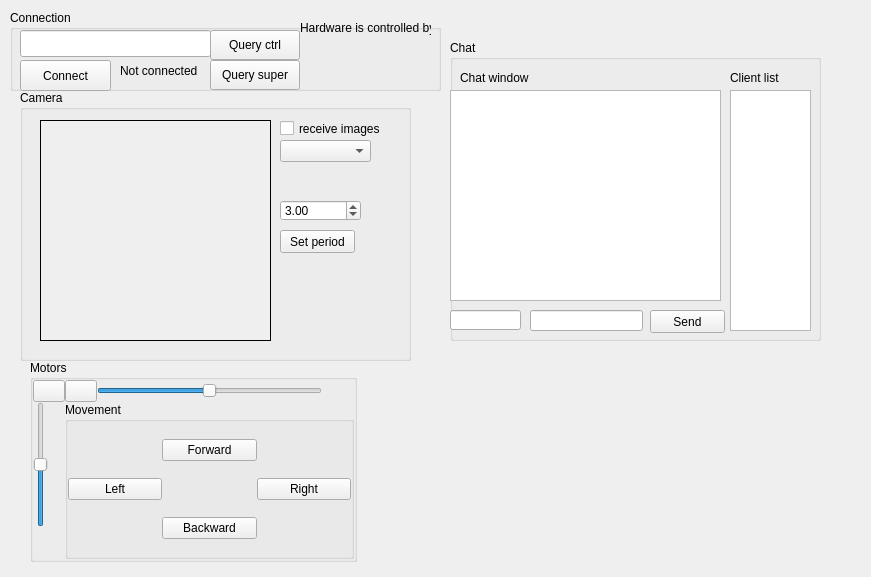
<?xml version="1.0" encoding="UTF-8"?>
<ui version="4.0">
 <class>ClientGui</class>
 <widget class="QWidget" name="ClientGui">
  <property name="geometry">
   <rect>
    <x>0</x>
    <y>0</y>
    <width>871</width>
    <height>577</height>
   </rect>
  </property>
  <property name="windowTitle">
   <string>Car ctrl client</string>
  </property>
  <widget class="QGroupBox" name="groupBox_2">
   <property name="geometry">
    <rect>
     <x>450</x>
     <y>40</y>
     <width>371</width>
     <height>301</height>
    </rect>
   </property>
   <property name="title">
    <string>Chat</string>
   </property>
   <widget class="QPushButton" name="send">
    <property name="geometry">
     <rect>
      <x>200</x>
      <y>270</y>
      <width>75</width>
      <height>23</height>
     </rect>
    </property>
    <property name="text">
     <string>Send</string>
    </property>
   </widget>
   <widget class="QListWidget" name="clientList">
    <property name="geometry">
     <rect>
      <x>280</x>
      <y>50</y>
      <width>81</width>
      <height>241</height>
     </rect>
    </property>
   </widget>
   <widget class="QTextBrowser" name="chat">
    <property name="geometry">
     <rect>
      <x>0</x>
      <y>50</y>
      <width>271</width>
      <height>211</height>
     </rect>
    </property>
   </widget>
   <widget class="QLineEdit" name="message">
    <property name="geometry">
     <rect>
      <x>80</x>
      <y>270</y>
      <width>113</width>
      <height>21</height>
     </rect>
    </property>
    <property name="toolTip">
     <string>Chat message window. Enter some text and press &quot;Send&quot; button on the left.</string>
    </property>
   </widget>
   <widget class="QLabel" name="label">
    <property name="geometry">
     <rect>
      <x>10</x>
      <y>30</y>
      <width>101</width>
      <height>16</height>
     </rect>
    </property>
    <property name="text">
     <string>Chat window</string>
    </property>
   </widget>
   <widget class="QLineEdit" name="userName">
    <property name="geometry">
     <rect>
      <x>0</x>
      <y>270</y>
      <width>71</width>
      <height>20</height>
     </rect>
    </property>
    <property name="toolTip">
     <string>User name. It's used for user identification in chat window.</string>
    </property>
   </widget>
   <widget class="QLabel" name="label_2">
    <property name="geometry">
     <rect>
      <x>280</x>
      <y>30</y>
      <width>71</width>
      <height>16</height>
     </rect>
    </property>
    <property name="text">
     <string>Client list</string>
    </property>
   </widget>
  </widget>
  <widget class="QGroupBox" name="groupBox_3">
   <property name="geometry">
    <rect>
     <x>20</x>
     <y>90</y>
     <width>391</width>
     <height>271</height>
    </rect>
   </property>
   <property name="title">
    <string>Camera</string>
   </property>
   <widget class="QPushButton" name="setPeriod">
    <property name="geometry">
     <rect>
      <x>260</x>
      <y>140</y>
      <width>75</width>
      <height>23</height>
     </rect>
    </property>
    <property name="text">
     <string>Set period</string>
    </property>
   </widget>
   <widget class="QComboBox" name="resolutions">
    <property name="geometry">
     <rect>
      <x>260</x>
      <y>50</y>
      <width>91</width>
      <height>22</height>
     </rect>
    </property>
   </widget>
   <widget class="QDoubleSpinBox" name="doubleSpinBox">
    <property name="geometry">
     <rect>
      <x>260</x>
      <y>110</y>
      <width>81</width>
      <height>21</height>
     </rect>
    </property>
    <property name="minimum">
     <double>0.500000000000000</double>
    </property>
    <property name="maximum">
     <double>60.000000000000000</double>
    </property>
    <property name="singleStep">
     <double>0.250000000000000</double>
    </property>
    <property name="value">
     <double>3.000000000000000</double>
    </property>
   </widget>
   <widget class="QCheckBox" name="receiveImages">
    <property name="geometry">
     <rect>
      <x>260</x>
      <y>30</y>
      <width>131</width>
      <height>17</height>
     </rect>
    </property>
    <property name="text">
     <string>receive images</string>
    </property>
   </widget>
   <widget class="QLabel" name="image">
    <property name="geometry">
     <rect>
      <x>20</x>
      <y>30</y>
      <width>231</width>
      <height>221</height>
     </rect>
    </property>
    <property name="autoFillBackground">
     <bool>true</bool>
    </property>
    <property name="frameShape">
     <enum>QFrame::Panel</enum>
    </property>
    <property name="text">
     <string/>
    </property>
   </widget>
  </widget>
  <widget class="QGroupBox" name="groupBox_4">
   <property name="geometry">
    <rect>
     <x>30</x>
     <y>360</y>
     <width>327</width>
     <height>202</height>
    </rect>
   </property>
   <property name="title">
    <string>Motors</string>
   </property>
   <layout class="QGridLayout" name="gridLayout_2">
    <property name="margin">
     <number>0</number>
    </property>
    <property name="spacing">
     <number>0</number>
    </property>
    <item row="0" column="0">
     <widget class="QPushButton" name="motoEn">
      <property name="maximumSize">
       <size>
        <width>32</width>
        <height>32</height>
       </size>
      </property>
      <property name="text">
       <string/>
      </property>
      <property name="icon">
       <iconset resource="images.qrc">
        <normaloff>:/images/arrow.png</normaloff>:/images/arrow.png</iconset>
      </property>
      <property name="iconSize">
       <size>
        <width>32</width>
        <height>32</height>
       </size>
      </property>
      <property name="checkable">
       <bool>true</bool>
      </property>
     </widget>
    </item>
    <item row="0" column="1">
     <widget class="QPushButton" name="servoEn">
      <property name="maximumSize">
       <size>
        <width>32</width>
        <height>32</height>
       </size>
      </property>
      <property name="text">
       <string/>
      </property>
      <property name="icon">
       <iconset resource="images.qrc">
        <normaloff>:/images/arrow.png</normaloff>:/images/arrow.png</iconset>
      </property>
      <property name="iconSize">
       <size>
        <width>32</width>
        <height>32</height>
       </size>
      </property>
      <property name="checkable">
       <bool>true</bool>
      </property>
     </widget>
    </item>
    <item row="0" column="2">
     <widget class="QSlider" name="servoSl1">
      <property name="minimum">
       <number>-45</number>
      </property>
      <property name="maximum">
       <number>45</number>
      </property>
      <property name="singleStep">
       <number>5</number>
      </property>
      <property name="orientation">
       <enum>Qt::Horizontal</enum>
      </property>
     </widget>
    </item>
    <item row="0" column="3">
     <widget class="QLabel" name="servo1">
      <property name="minimumSize">
       <size>
        <width>32</width>
        <height>0</height>
       </size>
      </property>
      <property name="maximumSize">
       <size>
        <width>32</width>
        <height>16777215</height>
       </size>
      </property>
      <property name="text">
       <string/>
      </property>
     </widget>
    </item>
    <item row="1" column="0">
     <widget class="QSlider" name="servoSl2">
      <property name="minimum">
       <number>-45</number>
      </property>
      <property name="maximum">
       <number>45</number>
      </property>
      <property name="singleStep">
       <number>5</number>
      </property>
      <property name="orientation">
       <enum>Qt::Vertical</enum>
      </property>
     </widget>
    </item>
    <item row="1" column="1" rowspan="2" colspan="3">
     <widget class="QGroupBox" name="groupBox">
      <property name="title">
       <string>Movement</string>
      </property>
      <layout class="QGridLayout" name="gridLayout">
       <property name="margin">
        <number>0</number>
       </property>
       <property name="spacing">
        <number>0</number>
       </property>
       <item row="0" column="1">
        <widget class="QPushButton" name="fwd">
         <property name="text">
          <string>Forward</string>
         </property>
        </widget>
       </item>
       <item row="1" column="0">
        <widget class="QPushButton" name="left">
         <property name="text">
          <string>Left</string>
         </property>
        </widget>
       </item>
       <item row="1" column="2">
        <widget class="QPushButton" name="right">
         <property name="text">
          <string>Right</string>
         </property>
        </widget>
       </item>
       <item row="2" column="1">
        <widget class="QPushButton" name="bwd">
         <property name="text">
          <string>Backward</string>
         </property>
        </widget>
       </item>
       <item row="0" column="0">
        <widget class="QLabel" name="dir1">
         <property name="text">
          <string/>
         </property>
        </widget>
       </item>
       <item row="0" column="2">
        <widget class="QLabel" name="dir2">
         <property name="text">
          <string/>
         </property>
        </widget>
       </item>
      </layout>
     </widget>
    </item>
    <item row="2" column="0">
     <widget class="QLabel" name="servo2">
      <property name="minimumSize">
       <size>
        <width>32</width>
        <height>32</height>
       </size>
      </property>
      <property name="maximumSize">
       <size>
        <width>32</width>
        <height>16777215</height>
       </size>
      </property>
      <property name="text">
       <string/>
      </property>
     </widget>
    </item>
   </layout>
  </widget>
  <widget class="QGroupBox" name="groupBox_5">
   <property name="geometry">
    <rect>
     <x>10</x>
     <y>10</y>
     <width>431</width>
     <height>81</height>
    </rect>
   </property>
   <property name="title">
    <string>Connection</string>
   </property>
   <widget class="QPushButton" name="connect">
    <property name="geometry">
     <rect>
      <x>10</x>
      <y>50</y>
      <width>91</width>
      <height>31</height>
     </rect>
    </property>
    <property name="text">
     <string>Connect</string>
    </property>
    <property name="checkable">
     <bool>true</bool>
    </property>
   </widget>
   <widget class="QLabel" name="status">
    <property name="geometry">
     <rect>
      <x>110</x>
      <y>50</y>
      <width>101</width>
      <height>21</height>
     </rect>
    </property>
    <property name="text">
     <string>Not connected</string>
    </property>
   </widget>
   <widget class="QLineEdit" name="host">
    <property name="geometry">
     <rect>
      <x>10</x>
      <y>20</y>
      <width>191</width>
      <height>27</height>
     </rect>
    </property>
   </widget>
   <widget class="QPushButton" name="queryCtrl">
    <property name="geometry">
     <rect>
      <x>200</x>
      <y>20</y>
      <width>90</width>
      <height>30</height>
     </rect>
    </property>
    <property name="toolTip">
     <string>Query hardware control</string>
    </property>
    <property name="text">
     <string>Query ctrl</string>
    </property>
    <property name="checkable">
     <bool>true</bool>
    </property>
   </widget>
   <widget class="QPushButton" name="querySuper">
    <property name="geometry">
     <rect>
      <x>200</x>
      <y>50</y>
      <width>90</width>
      <height>30</height>
     </rect>
    </property>
    <property name="toolTip">
     <string>Query hardware control with super privilegies</string>
    </property>
    <property name="text">
     <string>Query super</string>
    </property>
    <property name="checkable">
     <bool>true</bool>
    </property>
   </widget>
   <widget class="QLabel" name="label_3">
    <property name="geometry">
     <rect>
      <x>290</x>
      <y>10</y>
      <width>131</width>
      <height>16</height>
     </rect>
    </property>
    <property name="text">
     <string>Hardware is controlled by:</string>
    </property>
   </widget>
   <widget class="QLabel" name="driverNickname">
    <property name="geometry">
     <rect>
      <x>290</x>
      <y>30</y>
      <width>131</width>
      <height>16</height>
     </rect>
    </property>
    <property name="text">
     <string/>
    </property>
   </widget>
  </widget>
 </widget>
 <resources>
  <include location="images.qrc"/>
 </resources>
 <connections/>
</ui>
